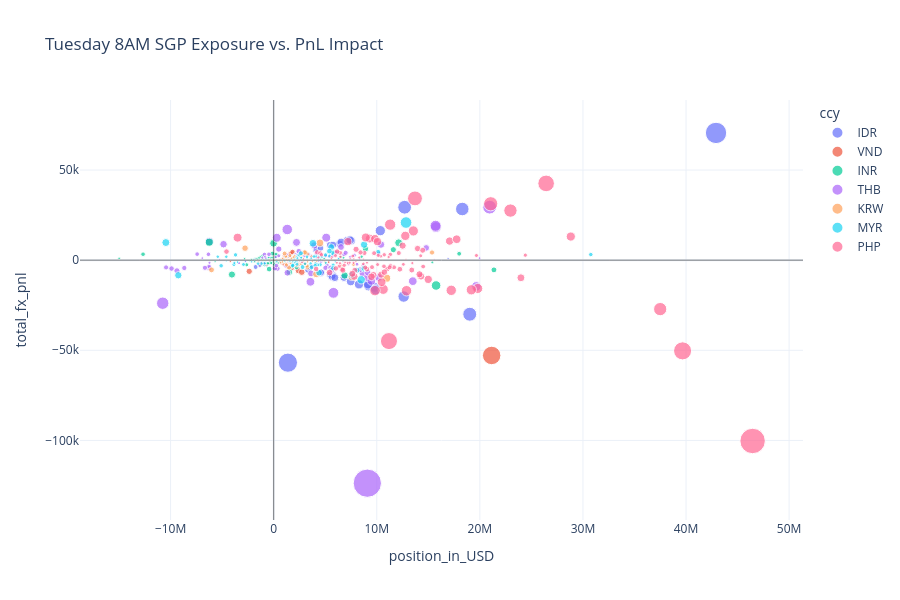

The notebook cell this image was saved under:
### Code cell
scatterplot_interactive(df, 1, 0)
